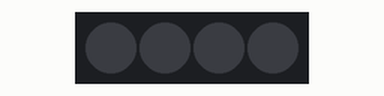
Recording of a sketch running on a simulated Arduino Uno, built with avr-gcc and run on an emulated ATmega328P. Parts: 4 RGB LEDs in strip order, left to right. Dim RGB values are drawn brighter than linear.

Above: at 0.4 s.
At 1.3 s:
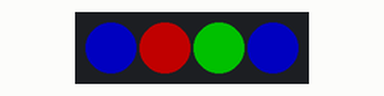
At 2.5 s:
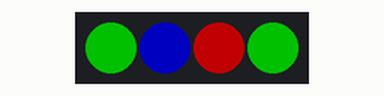
At 3.7 s:
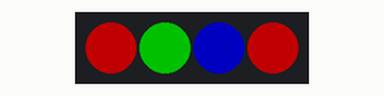
Timing chart, 0 to 4.1 s (numbered marks = the images above):
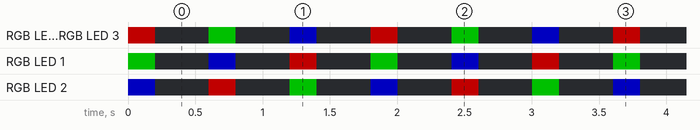

Measured:
- by itself, RGB LED 1: repeats every 1.8 s: off 0.40 s, RGB(0, 0, 85) 0.20 s, off 0.40 s, RGB(85, 0, 0) 0.20 s, off 0.40 s, RGB(0, 85, 0) 0.20 s
- by itself, RGB LED 2: repeats every 1.8 s: off 0.40 s, RGB(85, 0, 0) 0.20 s, off 0.40 s, RGB(0, 85, 0) 0.20 s, off 0.40 s, RGB(0, 0, 85) 0.20 s
- by itself, RGB LED 0, RGB LED 3: repeats every 1.8 s: off 0.40 s, RGB(0, 85, 0) 0.20 s, off 0.40 s, RGB(0, 0, 85) 0.20 s, off 0.40 s, RGB(85, 0, 0) 0.20 s

The sketch:

lilypad_neopixel_play.ino
```cpp
/*
lilypad_neopixel_play

You can find the original code that this sketch is based upon on the Way Back Machine at:
https://web.archive.org/web/20170228191434/http://www.electronicfashion.co.uk/workshop_checklists.htm

This sketch has been customized for the LilyPad
Please visit https://www.rapidtables.com/web/color/pink-color.html to find additional hexcodes for changing colors
*/

// Coding e-Textiles:  Create Make Learn 2018
// Presentation and Workshop by Jill Dawson

#include <Adafruit_NeoPixel.h>

#define PIN 5 // almost any pin would work here

Adafruit_NeoPixel pixels = Adafruit_NeoPixel(4, PIN);

uint32_t color1 = 0xff0000, // red
         color2 = 0x00ff00, // green
         color3 = 0x0000ff; // blue

void setup() {
  pixels.begin();
  pixels.setBrightness(85);
}

void loop() {
    pixels.setPixelColor(0, color1);
    pixels.setPixelColor(1, color2);
    pixels.setPixelColor(2, color3);
    pixels.setPixelColor(3, color1);
    pixels.show();
    delay(200);
    pixels.setPixelColor(0, 0);
    pixels.setPixelColor(1, 0);
    pixels.setPixelColor(2, 0);
    pixels.setPixelColor(3, 0);
    pixels.show();
    delay(400);
    pixels.setPixelColor(0, color2);
    pixels.setPixelColor(1, color3);
    pixels.setPixelColor(2, color1);
    pixels.setPixelColor(3, color2);
    pixels.show();
    delay(200);
    pixels.setPixelColor(0, 0);
    pixels.setPixelColor(1, 0);
    pixels.setPixelColor(2, 0);
    pixels.setPixelColor(3, 0);
    pixels.show();
    delay(400);
    pixels.setPixelColor(0, color3);
    pixels.setPixelColor(1, color1);
    pixels.setPixelColor(2, color2);
    pixels.setPixelColor(3, color3);
    pixels.show();
    delay(200);
    pixels.setPixelColor(0, 0);
    pixels.setPixelColor(1, 0);
    pixels.setPixelColor(2, 0);
    pixels.setPixelColor(3, 0);
    pixels.show();
    delay(400);
}
```
